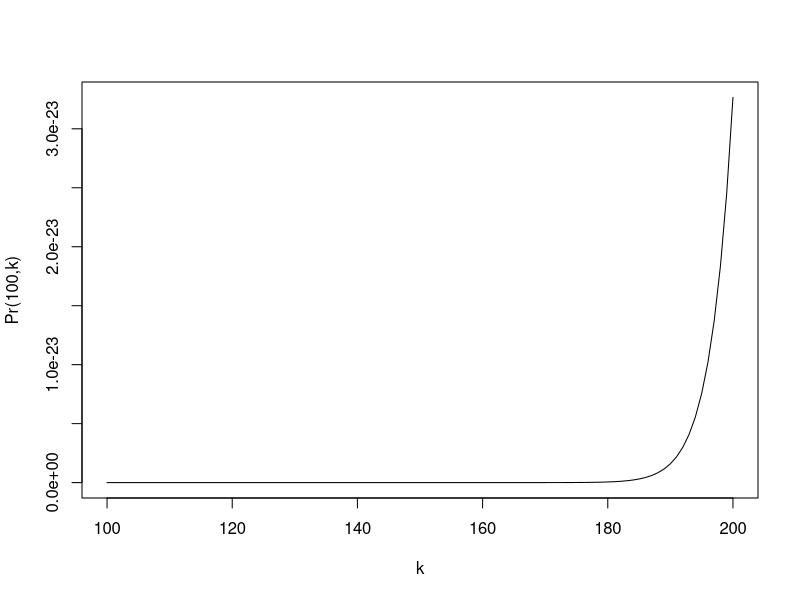
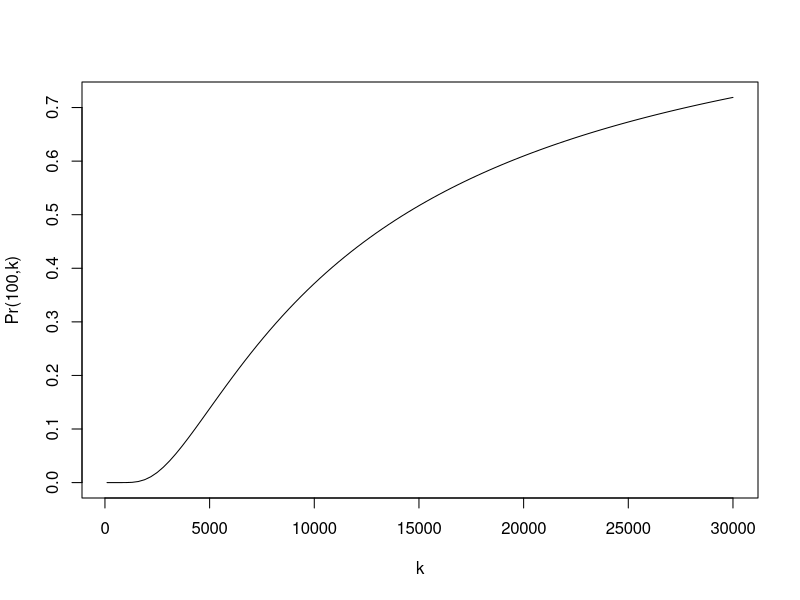

Generate these figures, in order, with R:
## ---- chunk 1
Pr <- function(k) {
  choose(k-1, 99)/choose(k+99, k)
}
curve(Pr, from = 100, to = 200, xlab = "k", ylab = "Pr(100,k)")
## ---- chunk 2
curve(Pr, from = 100, to = 30000, xlab = "k", ylab = "Pr(100,k)")
## ---- chunk 3
for (k in seq(100, 30000, 1)) {
  if (Pr(k) >= 0.5) {
    print(paste0("It takes ", k, " times for the probability to reach 50%."))
    break
  }
}
## ---- chunk 4
for (k in seq(100, 50000, 1)) {
  if (Pr(k) >= 0.8) {
    print(paste0("It takes ", k, " times for the probability to reach 80%."))
    break
  }
}
## ---- chunk 5
n <- 3
k <- 3
S <- LETTERS[1:n]
sims <- replicate(50000, sample(S, k, replace = TRUE), simplify = FALSE)
(p <- sum(sapply(sims, function(x) length(setdiff(S, x)) == 0))/50000)
